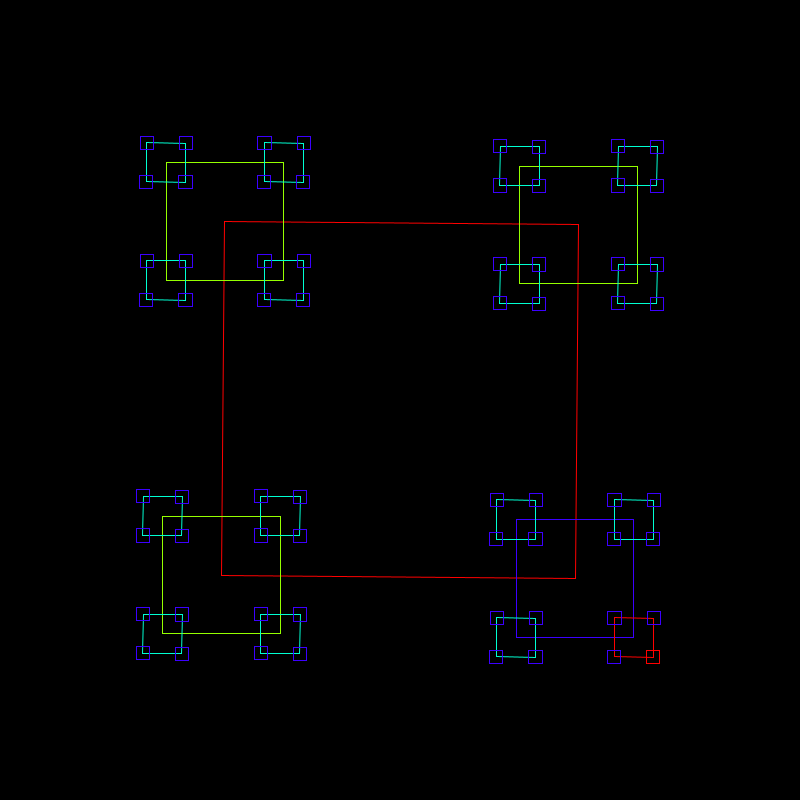
Frame 1 (no input)
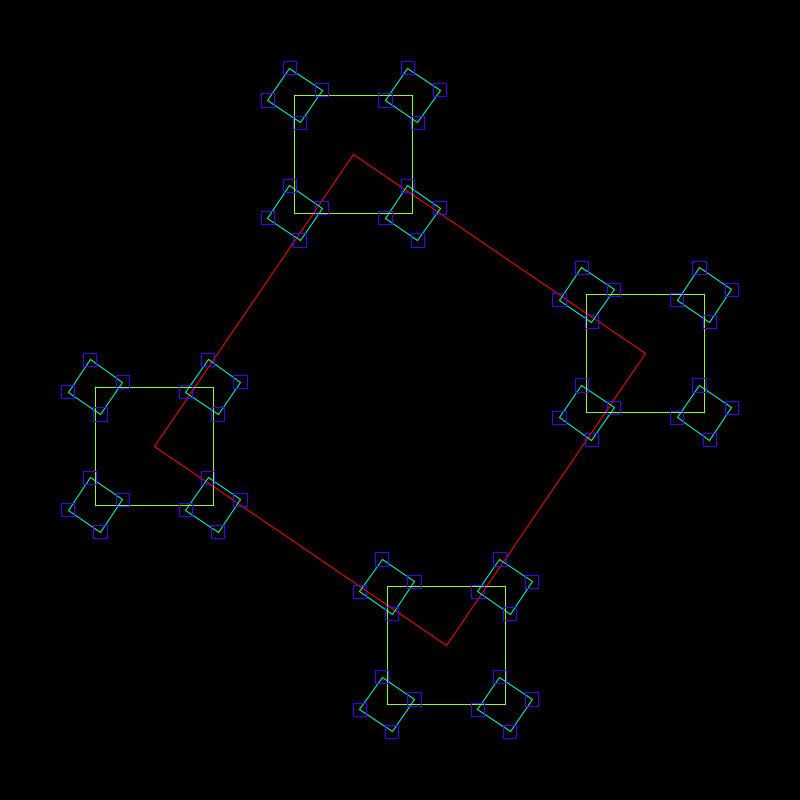
Frame 60 (the mouse pressed at the canvas centre just before this capture)
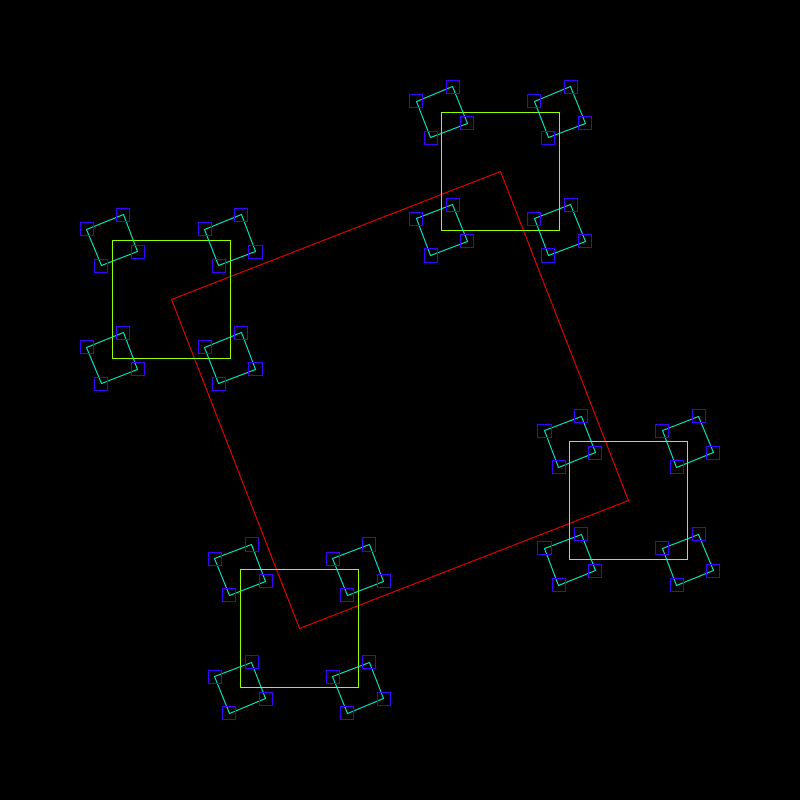
Frame 120 (the mouse held since frame 60 and released just before this capture)

The Processing sketch that drew these frames (run headless with seeded random() and noise(); from frame 60 on, the mouse is pressed at the canvas centre):

// Processing sketch: Spinning_Squares_Fractal
// ── Spinning_Squares_Fractal.pde
float indexMax = 1;
float angulo = 0;

void setup()
{
  size(800, 800);
  colorMode(HSB);
}

void draw()
{
  background(0);
  translate(width/2, height/2);

  noFill();
  stroke(255);

  float lados = 4;
  angulo += 0.01;
  
  rotate(PI/4);
  DrawShape(lados, 250, 0);
}

void DrawShape(float lados, float size, float index)
{

  rotate(pow(-1, index) * angulo);
  //rotate(3*index * angulo);

  stroke(map(index, 0, indexMax, 0, 180), 255, 255);
  //fill(map(index, 0, indexMax, 0, 180), 255, 255);

  beginShape();

  for (float i=0; i<TWO_PI; i += TWO_PI/lados)
  {
    vertex(size*cos(i), size*sin(i));
  }

  endShape(CLOSE);

  if (size > 20)
  {
    for (float i=0; i<TWO_PI; i += TWO_PI/lados)
    {
      pushMatrix();
      translate(size*cos(i), size*sin(i));
      DrawShape(lados, size/3, index+1);
      popMatrix();
    }
  }

  if (indexMax < index)
  {
    indexMax = index;
  }
}
